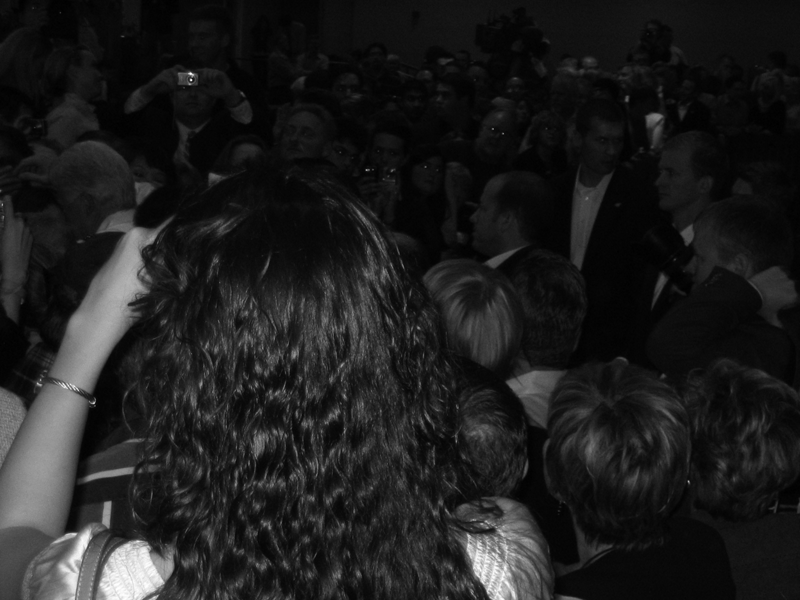
#> input picture crowd.png, 800 x 600 px
$ jupyter execute Histogram-equalization.ipynb   (shell and % lines are left out)
#> lines starting #> are read from the running program, lines starting #| are printed output that depends on the picture
[cell 1]
"""
Computer Vision
Homework Assignment 1

Author: Chinmay Wyawahare
"""

[cell 2]

import numpy as np
import matplotlib.pyplot as plt
from skimage import io
from skimage.color import rgb2gray

### Convert image to grayscale

[cell 3]
im_path = 'crowd.png'

# Read the image and convert to grayscale
im = io.imread(im_path)
#> im is the input picture: shape (600, 800, 4); mean R, G, B, A 30, 30, 30, 255
im = rgb2gray(im)
#> im: shape (600, 800) float64

# Convert the image to type uint8 and scale intensity values to the range 0-255
im_uint8 = ((im - np.min(im)) * (1/(np.max(im) - np.min(im)) * 255)).astype('uint8')

print("Min intensity = " + str(np.min(im_uint8)))
#| Min intensity = 0
print("Max intensity = " + str(np.max(im_uint8)))
#| Max intensity = 255

# Show the original image
fig1 = plt.figure(figsize = (10,10))
plt.gray()
plt.imshow(im_uint8)

### Convert image into numpy array

[cell 4]
img_np = np.asarray(im_uint8)

### Flatten out img_np array and convert pixels into 1D array

[cell 5]
flat_arr = img_np.flatten()

### Plot the histogram

[cell 6]
plt.hist(flat_arr, bins=50)
#> figure, not shown here; tallest bar 88254 high, from x = 5.1 to 10.2

### Probability Distribution Function

[cell 7]
def prob_df(image):

    # Size of bins
    bins_size = 256

    # Define array with the size of bins and initiate it to zeroes
    hist_pdf = np.zeros(bins_size)

    pix = 0
    # Iterate through pixels and sum the pixel counts
    for pix in image:
        hist_pdf[pix] += 1
#> this loop made 480000 passes
#> pix on passes 1 to 3: 12, 13, 13
#> after the loop, hist_pdf = 256 values, max 19259 at index 5, min 0 at index 25, mean 1875

    # Return histogram
    return hist_pdf

#### Plot histogram using matplotlib

[cell 8]
hist = prob_df(flat_arr)
#> hist has the same summary as hist_pdf in prob_df

# Visualize using matplotlib
plt.plot(hist)
#> figure, not shown here; curve peaks at x = 5, y = 19259

### Cumulative Distribution Function

[cell 9]
def cum_df(his_pdf):
    his_cdf = [his_pdf[0]]
#> his_cdf = [19]

    # Iterate over his_pdf values
    for i in his_pdf:
        his_cdf.append(his_cdf[-1] + i)
#> this loop made 256 passes
#> i on passes 1 to 3: 19, 301, 1833
#> after the loop, his_cdf = 257 values from 19 to 480019

    return np.array(his_cdf)

#### Plot histogram using matplotlib

[cell 10]
# execute the fn
cdf = cum_df(hist)
#> cdf = 257 values from 19 to 480019

# Visualize using matplotlib
plt.plot(cdf)
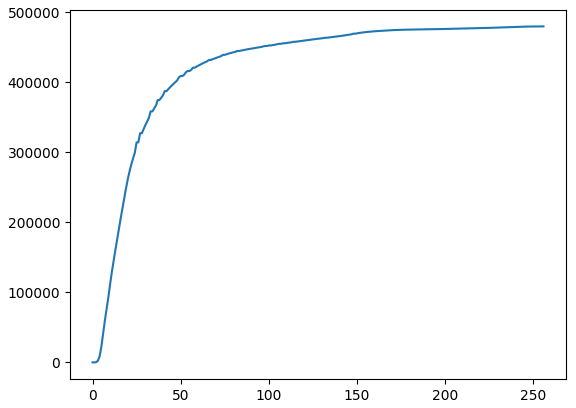
#> figure drawn by matplotlib, 1 panel; curve peaks at x = 256, y = 480019

### Normalize cum_df values to get in the range [0-255]

[cell 11]
nj = (cdf - cdf.min()) * 255 # Numerator
#> nj = 257 values from 0 to 122400000
N = cdf.max() - cdf.min() # Denominator
#> N = 480000

# Normalized cdf values
norm_cdf = nj / N
#> norm_cdf = 257 values from 0 to 255

# Visualize using matplotlib
plt.plot(norm_cdf)
#> figure, not shown here; curve peaks at x = 256, y = 255

### Typecast to 'uint8'
#### We can't use float values in images

[cell 12]
norm_cdf = norm_cdf.astype('uint8')

plt.plot(norm_cdf)
#> figure, not shown here; curve peaks at x = 256, y = 255

[cell 13]
# Fetch values from norm_cdf for every index in flat_arr
img_final = norm_cdf[flat_arr]
img_fin = img_final

# Visualize the result
plt.hist(img_final, bins=50)
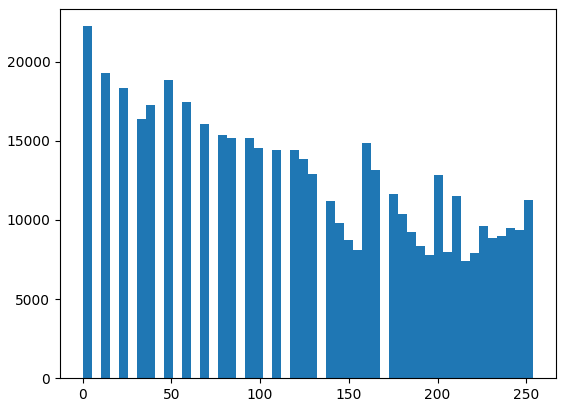
#> figure drawn by matplotlib, 1 panel; tallest bar 22234 high, from x = 0 to 5.08

### Reshape the array back to original

[cell 14]
img_final = np.reshape(img_final, img_np.shape)
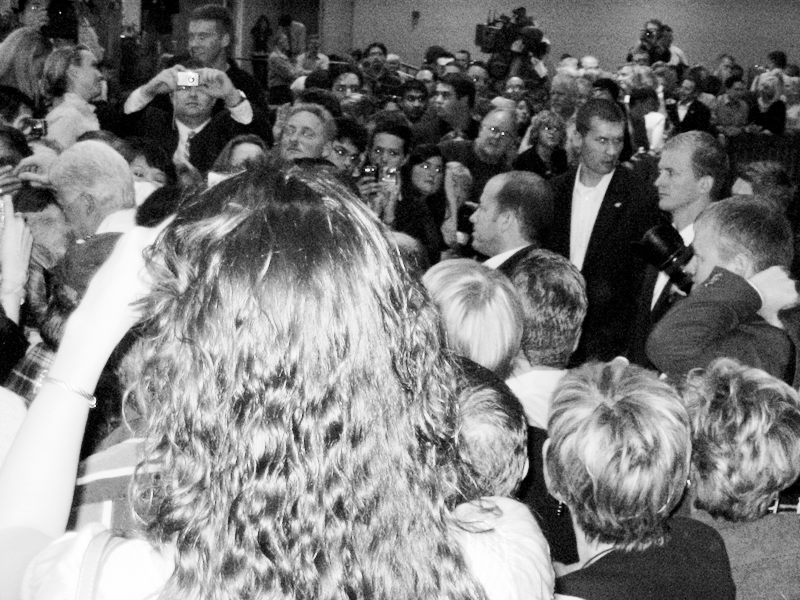
#> img_final: shape (600, 800); min 0, max 254, mean 124
img_final

[cell 15]
plt.imshow(img_final, cmap='gray')

### Compare the original and processed image

[cell 16]
# Juxtapose the images
fig = plt.figure()
fig.set_figheight(15)
fig.set_figwidth(15)

# Original image
fig.add_subplot(1,2,1)
plt.imshow(im_uint8, cmap='gray')

# Processed final image
fig.add_subplot(1,2,2)
plt.imshow(img_final, cmap='gray')

plt.show(block=True)

### Compare the histograms

[cell 17]
# Juxtapose the histograms
fig = plt.figure()
fig.set_figheight(4)
fig.set_figwidth(15)

# Original histogram
fig.add_subplot(1,2,1)
plt.hist(flat_arr, bins=50)

# Processed histogram
fig.add_subplot(1,2,2)
plt.hist(img_fin, bins=50)

plt.show(block=True)
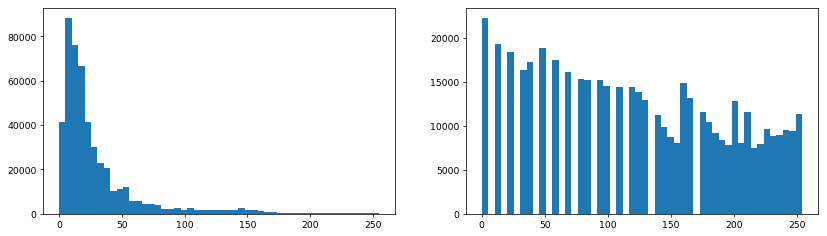
#> figure drawn by matplotlib, 2 panels; panel 1: tallest bar 88254 high, from x = 5.1 to 10.2; panel 2: tallest bar 22234 high, from x = 0 to 5.08

### Reapply histogram equalization over corrected image

[cell 18]
flat_arr = img_final.flatten()

hist = prob_df(flat_arr)
#> the loop in prob_df (call 2), `for pix in image:` made 480000 passes
#> pix on passes 1 to 3: 77, 85, 85
#> hist = 256 values, max 19259 at index 11, min 0 at index 2, mean 1875

cdf = cum_df(hist)
#> the loop in cum_df (call 2), `for i in his_pdf:` made 256 passes
#> i on passes 1 to 3: 2153, 6258, 0
#> cdf = 257 values from 2153 to 482153

nj = (cdf - cdf.min()) * 255 # Numerator
N = cdf.max() - cdf.min() # Denominator

# Normalized cdf values
norm_cdf = nj / N

norm_cdf = norm_cdf.astype('uint8')

# Fetch values from norm_cdf for every index in flat_arr
img_final = norm_cdf[flat_arr]
img_fin = img_final

fig = plt.figure()
fig.set_figheight(4)
fig.set_figwidth(15)

# Visualize the result
fig.add_subplot(1,2,1)
plt.hist(img_final, bins=50)

# Reshape the image
img_final = np.reshape(img_final, img_np.shape)

# Visualize the output
fig.add_subplot(1,2,2)
plt.imshow(img_final, cmap='gray')

plt.show(block=True)
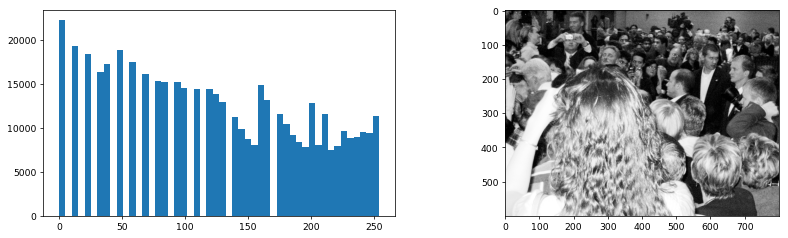
#> figure drawn by matplotlib, 2 panels; panel 1: tallest bar 22234 high, from x = 0 to 5.08

### Applying histogram equalization to a test image

[cell 19]
im_path = 'test_img.png'

# Read the image and convert to grayscale
im = io.imread(im_path)
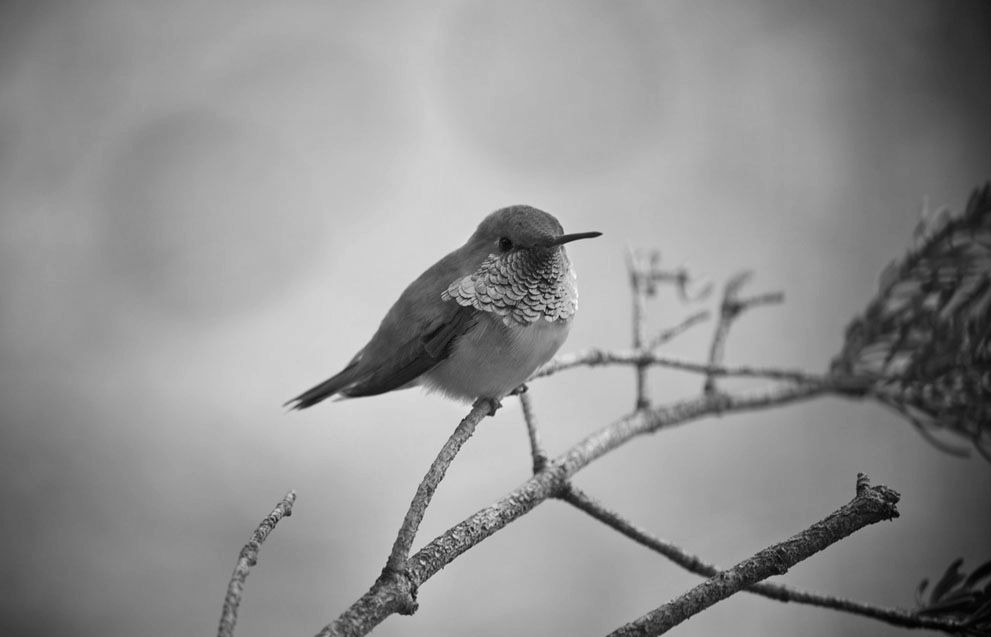
#> input picture test_img.png, 991 x 637 px
#> im is the input picture: shape (637, 991); min 0, max 254, mean 145.4
im = rgb2gray(im)

# Convert the image to type uint8 and scale intensity values to the range 0-255
im_uint8 = ((im - np.min(im)) * (1/(np.max(im) - np.min(im)) * 255)).astype('uint8')
#> im_uint8: shape (637, 991)

print("Min intensity = " + str(np.min(im_uint8)))
#| Min intensity = 0
print("Max intensity = " + str(np.max(im_uint8)))
#| Max intensity = 255

# Show the original image
fig1 = plt.figure(figsize = (10,10))
plt.gray()
plt.imshow(im_uint8)

[cell 20]
img_np = np.asarray(im_uint8)

flat_arr = img_np.flatten()
plt.hist(flat_arr, bins=50)
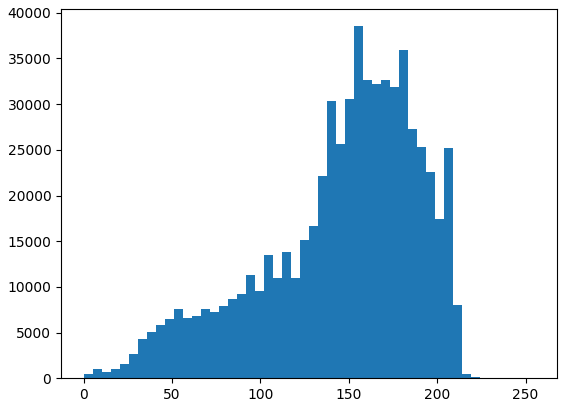
#> figure drawn by matplotlib, 1 panel; tallest bar 38536 high, from x = 153 to 158.1

### Before Equalization

[cell 21]
fig = plt.figure()
fig.set_figheight(4)
fig.set_figwidth(15)

# Visualize the result
fig.add_subplot(1,2,1)
plt.hist(flat_arr, bins=50)

# Visualize the output
fig.add_subplot(1,2,2)
plt.imshow(im_uint8)

plt.show(block=True)
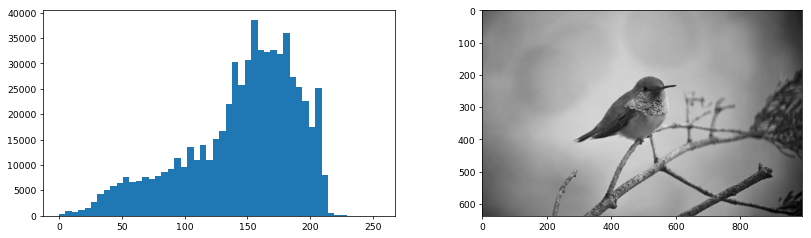
#> figure drawn by matplotlib, 2 panels; panel 1: tallest bar 38536 high, from x = 153 to 158.1

### After Histogram Equalization

[cell 22]
hist = prob_df(flat_arr)
#> hist = 256 values, max 9815 at index 180, min 0 at index 239, mean 2465.9

cdf = cum_df(hist)
#> cdf = 257 values from 1 to 631268

nj = (cdf - cdf.min()) * 255 # Numerator
#> nj = 257 values from 0 to 160973085
N = cdf.max() - cdf.min() # Denominator
#> N = 631267

# Normalized cdf values
norm_cdf = nj / N

norm_cdf = norm_cdf.astype('uint8')

# Fetch values from norm_cdf for every index in flat_arr
img_final = norm_cdf[flat_arr]
img_fin = img_final

fig = plt.figure()
fig.set_figheight(4)
fig.set_figwidth(15)

# Visualize the result
fig.add_subplot(1,2,1)
plt.hist(img_final, bins=50)

# Reshape the image
img_final = np.reshape(img_final, img_np.shape)
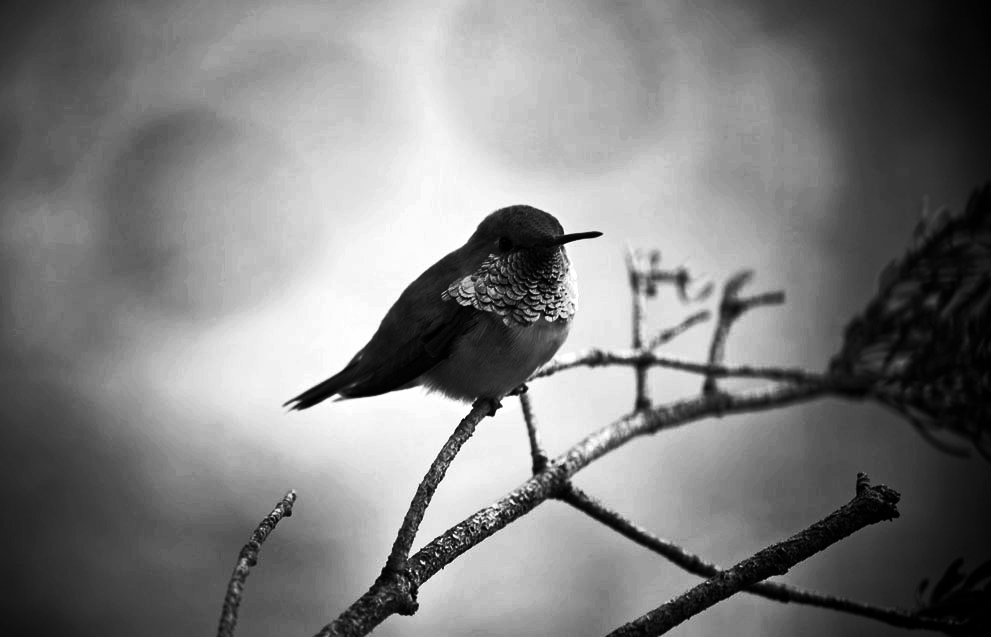
#> img_final: shape (637, 991); min 0, max 254, mean 126.1

# Visualize the output
fig.add_subplot(1,2,2)
plt.imshow(img_final, cmap='gray')

plt.show(block=True)
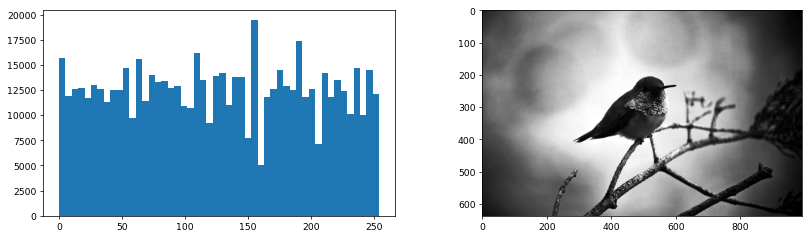
#> figure drawn by matplotlib, 2 panels; panel 1: tallest bar 19487 high, from x = 152.4 to 157.5
